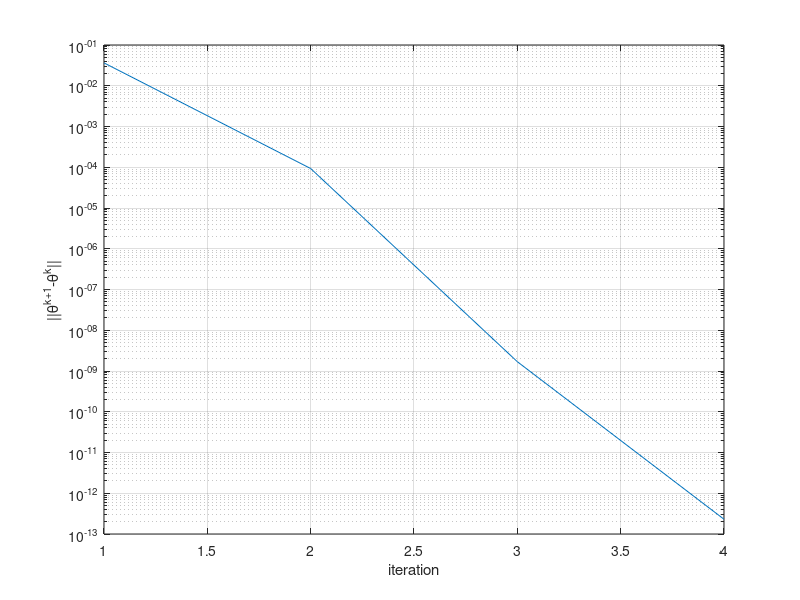
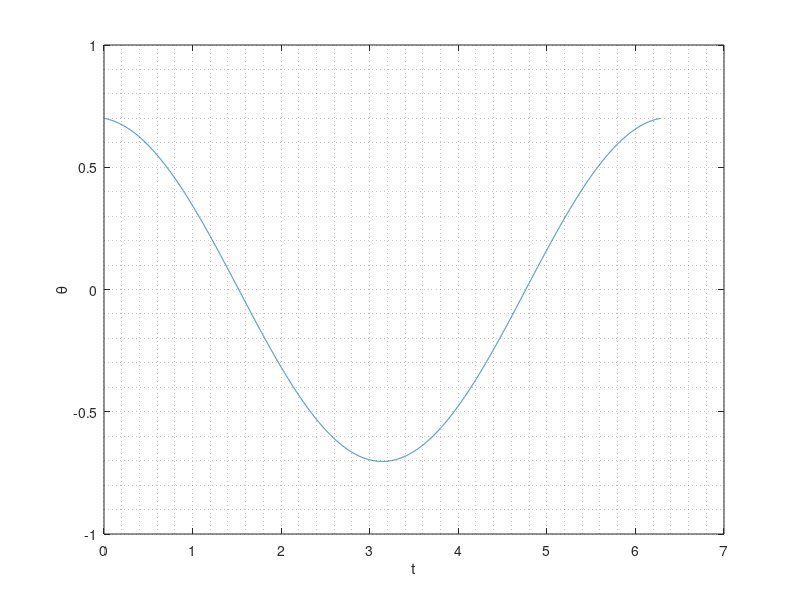

The MATLAB source for these figures, in order:
close all
clear
clc

% define grid
t0 = 0;
tf = 2*pi;
m = 1e4;
h = (tf-t0)/(m+1);
t = (1:1:m)*h;
t=t';

% define init conditions
alpha = 0.7;
beta = 0.7; 

% initialize G, J, theta, theta_0
G = zeros(m,1);
delta = zeros(m,1);


% generate initial guess
theta = 0.7*cos(t);

% start iterations
k_lim = 100;
err = zeros(k_lim,1);
err_tol = 1e-12;

for k = 1:k_lim

    % update G
    for i = 1:m
        if i == 1
            G(1) = (alpha-2*theta(i)+theta(i+1))/h^2+sin(theta(i));
        elseif i == m
            G(m) = (beta-2*theta(i)+theta(i-1))/h^2+sin(theta(i));
        else
            G(i) = (theta(i+1)-2*theta(i)+theta(i-1))/h^2+sin(theta(i));
        end
    end

    % update J
    J_diag = -2+h^2*cos(theta);
    J = spdiags([ones(m,1) J_diag ones(m,1)], -1:1, m, m)/h^2;

    % solve linear system
    delta = -J\G;
    err(k) = norm(delta,inf);
    theta = theta + delta;

    if err(k) < err_tol
        k_lim = k;
        break
    end
end

figure
semilogy(1:k_lim,err(1:k_lim))
xlabel 'iteration'
ylabel '||\theta^{k+1}-\theta^k||'
grid

figure
plot(t,theta)
xlabel 't'
ylabel '\theta'
grid minor

